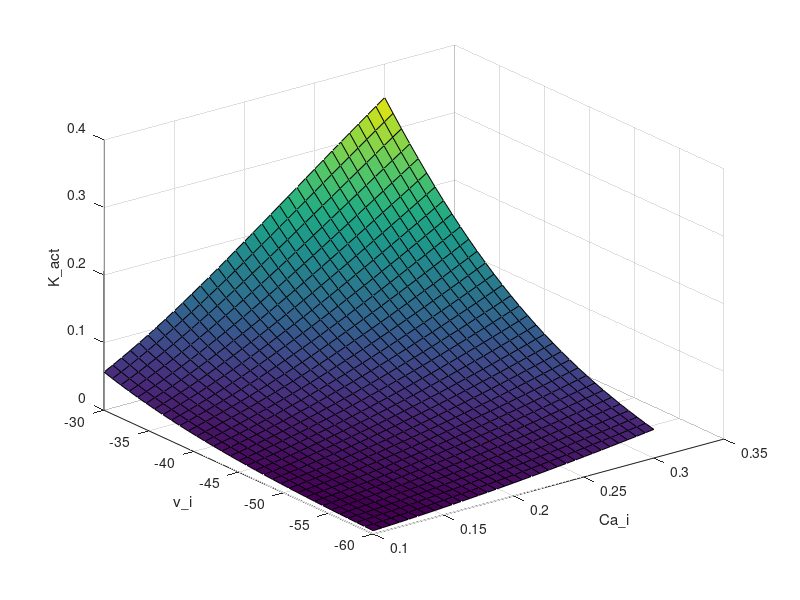

MATLAB code to generate this figure:
%% Dependencies of K_activation (=w_i)  on Ca_i and v_i

xlin = linspace(0.1,0.3,33);        % Ca_i - min / max
ylin = linspace(-60,-30,33);        % vi - min / max

c_w = 0;
R_K = 12;
bet = 0.1300;
v_Ca3 = -27;

[Cai,vi] = meshgrid(xlin,ylin);
Kact = ((Cai + c_w ).^2 ./ ( (Cai + c_w).^2 + bet.*exp(-(vi - v_Ca3)./R_K) ));
figure
surf(Cai,vi,Kact)
xlabel('Ca\_i')
ylabel('v\_i')
zlabel('K\_act') 
